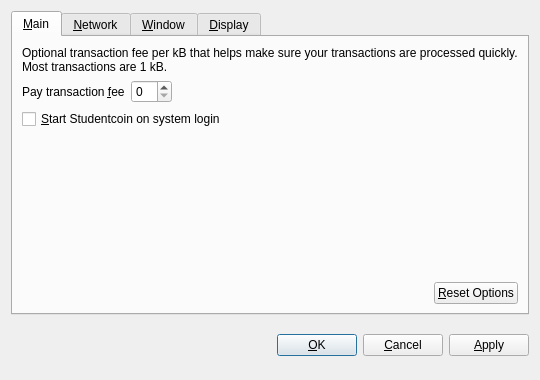
<?xml version="1.0" encoding="UTF-8"?>
<ui version="4.0">
 <class>OptionsDialog</class>
 <widget class="QDialog" name="OptionsDialog">
  <property name="geometry">
   <rect>
    <x>0</x>
    <y>0</y>
    <width>540</width>
    <height>380</height>
   </rect>
  </property>
  <property name="windowTitle">
   <string>Options</string>
  </property>
  <property name="modal">
   <bool>true</bool>
  </property>
  <layout class="QVBoxLayout" name="verticalLayout">
   <item>
    <widget class="QTabWidget" name="tabWidget">
     <property name="tabPosition">
      <enum>QTabWidget::North</enum>
     </property>
     <property name="currentIndex">
      <number>0</number>
     </property>
     <widget class="QWidget" name="tabMain">
      <attribute name="title">
       <string>&amp;Main</string>
      </attribute>
      <layout class="QVBoxLayout" name="verticalLayout_Main">
       <item>
        <widget class="QLabel" name="transactionFeeInfoLabel">
         <property name="text">
          <string>Optional transaction fee per kB that helps make sure your transactions are processed quickly. Most transactions are 1 kB.</string>
         </property>
         <property name="textFormat">
          <enum>Qt::PlainText</enum>
         </property>
         <property name="wordWrap">
          <bool>true</bool>
         </property>
        </widget>
       </item>
       <item>
        <layout class="QHBoxLayout" name="horizontalLayout_1_Main">
         <item>
          <widget class="QLabel" name="transactionFeeLabel">
           <property name="text">
            <string>Pay transaction &amp;fee</string>
           </property>
           <property name="textFormat">
            <enum>Qt::PlainText</enum>
           </property>
           <property name="buddy">
            <cstring>transactionFee</cstring>
           </property>
          </widget>
         </item>
         <item>
          <widget class="BitcoinAmountField" name="transactionFee"/>
         </item>
         <item>
          <spacer name="horizontalSpacer_1_Main">
           <property name="orientation">
            <enum>Qt::Horizontal</enum>
           </property>
           <property name="sizeHint" stdset="0">
            <size>
             <width>40</width>
             <height>20</height>
            </size>
           </property>
          </spacer>
         </item>
        </layout>
       </item>
       <item>
        <widget class="QCheckBox" name="bitcoinAtStartup">
         <property name="toolTip">
          <string>Automatically start Studentcoin after logging in to the system.</string>
         </property>
         <property name="text">
          <string>&amp;Start Studentcoin on system login</string>
         </property>
        </widget>
       </item>
       <item>
        <spacer name="verticalSpacer_Main">
         <property name="orientation">
          <enum>Qt::Vertical</enum>
         </property>
         <property name="sizeHint" stdset="0">
          <size>
           <width>20</width>
           <height>40</height>
          </size>
         </property>
        </spacer>
       </item>
       <item>
        <layout class="QHBoxLayout" name="horizontalLayout_2_Main">
         <item>
          <spacer name="horizontalSpacer_2_Main">
           <property name="orientation">
            <enum>Qt::Horizontal</enum>
           </property>
           <property name="sizeHint" stdset="0">
            <size>
             <width>40</width>
             <height>20</height>
            </size>
           </property>
          </spacer>
         </item>
         <item>
          <widget class="QPushButton" name="resetButton">
           <property name="toolTip">
            <string>Reset all client options to default.</string>
           </property>
           <property name="text">
            <string>&amp;Reset Options</string>
           </property>
           <property name="autoDefault">
            <bool>false</bool>
           </property>
          </widget>
         </item>
        </layout>
       </item>
      </layout>
     </widget>
     <widget class="QWidget" name="tabNetwork">
      <attribute name="title">
       <string>&amp;Network</string>
      </attribute>
      <layout class="QVBoxLayout" name="verticalLayout_Network">
       <item>
        <widget class="QCheckBox" name="mapPortUpnp">
         <property name="toolTip">
          <string>Automatically open the Studentcoin client port on the router. This only works when your router supports UPnP and it is enabled.</string>
         </property>
         <property name="text">
          <string>Map port using &amp;UPnP</string>
         </property>
        </widget>
       </item>
       <item>
        <widget class="QCheckBox" name="connectSocks">
         <property name="toolTip">
          <string>Connect to the Studentcoin network through a SOCKS proxy (e.g. when connecting through Tor).</string>
         </property>
         <property name="text">
          <string>&amp;Connect through SOCKS proxy:</string>
         </property>
        </widget>
       </item>
       <item>
        <layout class="QHBoxLayout" name="horizontalLayout_Network">
         <item>
          <widget class="QLabel" name="proxyIpLabel">
           <property name="text">
            <string>Proxy &amp;IP:</string>
           </property>
           <property name="textFormat">
            <enum>Qt::PlainText</enum>
           </property>
           <property name="buddy">
            <cstring>proxyIp</cstring>
           </property>
          </widget>
         </item>
         <item>
          <widget class="QValidatedLineEdit" name="proxyIp">
           <property name="maximumSize">
            <size>
             <width>140</width>
             <height>16777215</height>
            </size>
           </property>
           <property name="toolTip">
            <string>IP address of the proxy (e.g. 127.0.0.1)</string>
           </property>
          </widget>
         </item>
         <item>
          <widget class="QLabel" name="proxyPortLabel">
           <property name="text">
            <string>&amp;Port:</string>
           </property>
           <property name="textFormat">
            <enum>Qt::PlainText</enum>
           </property>
           <property name="buddy">
            <cstring>proxyPort</cstring>
           </property>
          </widget>
         </item>
         <item>
          <widget class="QLineEdit" name="proxyPort">
           <property name="maximumSize">
            <size>
             <width>55</width>
             <height>16777215</height>
            </size>
           </property>
           <property name="toolTip">
            <string>Port of the proxy (e.g. 9050)</string>
           </property>
          </widget>
         </item>
         <item>
          <widget class="QLabel" name="socksVersionLabel">
           <property name="text">
            <string>SOCKS &amp;Version:</string>
           </property>
           <property name="textFormat">
            <enum>Qt::PlainText</enum>
           </property>
           <property name="buddy">
            <cstring>socksVersion</cstring>
           </property>
          </widget>
         </item>
         <item>
          <widget class="QValueComboBox" name="socksVersion">
           <property name="toolTip">
            <string>SOCKS version of the proxy (e.g. 5)</string>
           </property>
          </widget>
         </item>
         <item>
          <spacer name="horizontalSpacer_Network">
           <property name="orientation">
            <enum>Qt::Horizontal</enum>
           </property>
           <property name="sizeHint" stdset="0">
            <size>
             <width>40</width>
             <height>20</height>
            </size>
           </property>
          </spacer>
         </item>
        </layout>
       </item>
       <item>
        <spacer name="verticalSpacer_Network">
         <property name="orientation">
          <enum>Qt::Vertical</enum>
         </property>
         <property name="sizeHint" stdset="0">
          <size>
           <width>20</width>
           <height>40</height>
          </size>
         </property>
        </spacer>
       </item>
      </layout>
     </widget>
     <widget class="QWidget" name="tabWindow">
      <attribute name="title">
       <string>&amp;Window</string>
      </attribute>
      <layout class="QVBoxLayout" name="verticalLayout_Window">
       <item>
        <widget class="QCheckBox" name="minimizeToTray">
         <property name="toolTip">
          <string>Show only a tray icon after minimizing the window.</string>
         </property>
         <property name="text">
          <string>&amp;Minimize to the tray instead of the taskbar</string>
         </property>
        </widget>
       </item>
       <item>
        <widget class="QCheckBox" name="minimizeOnClose">
         <property name="toolTip">
          <string>Minimize instead of exit the application when the window is closed. When this option is enabled, the application will be closed only after selecting Quit in the menu.</string>
         </property>
         <property name="text">
          <string>M&amp;inimize on close</string>
         </property>
        </widget>
       </item>
       <item>
        <spacer name="verticalSpacer_Window">
         <property name="orientation">
          <enum>Qt::Vertical</enum>
         </property>
         <property name="sizeHint" stdset="0">
          <size>
           <width>20</width>
           <height>40</height>
          </size>
         </property>
        </spacer>
       </item>
      </layout>
     </widget>
     <widget class="QWidget" name="tabDisplay">
      <attribute name="title">
       <string>&amp;Display</string>
      </attribute>
      <layout class="QVBoxLayout" name="verticalLayout_Display">
       <item>
        <layout class="QHBoxLayout" name="horizontalLayout_1_Display">
         <item>
          <widget class="QLabel" name="langLabel">
           <property name="text">
            <string>User Interface &amp;language:</string>
           </property>
           <property name="textFormat">
            <enum>Qt::PlainText</enum>
           </property>
           <property name="buddy">
            <cstring>lang</cstring>
           </property>
          </widget>
         </item>
         <item>
          <widget class="QValueComboBox" name="lang">
           <property name="toolTip">
            <string>The user interface language can be set here. This setting will take effect after restarting Studentcoin.</string>
           </property>
          </widget>
         </item>
        </layout>
       </item>
       <item>
        <layout class="QHBoxLayout" name="horizontalLayout_2_Display">
         <item>
          <widget class="QLabel" name="unitLabel">
           <property name="text">
            <string>&amp;Unit to show amounts in:</string>
           </property>
           <property name="textFormat">
            <enum>Qt::PlainText</enum>
           </property>
           <property name="buddy">
            <cstring>unit</cstring>
           </property>
          </widget>
         </item>
         <item>
          <widget class="QValueComboBox" name="unit">
           <property name="toolTip">
            <string>Choose the default subdivision unit to show in the interface and when sending coins.</string>
           </property>
          </widget>
         </item>
        </layout>
       </item>
       <item>
        <widget class="QCheckBox" name="displayAddresses">
         <property name="toolTip">
          <string>Whether to show Studentcoin addresses in the transaction list or not.</string>
         </property>
         <property name="text">
          <string>&amp;Display addresses in transaction list</string>
         </property>
        </widget>
       </item>
       <item>
        <widget class="QCheckBox" name="coinControlFeatures">
         <property name="toolTip">
          <string>Whether to show coin control features or not.</string>
         </property>
         <property name="text">
          <string>Display coin &amp;control features (experts only!)</string>
         </property>
        </widget>
       </item>
       <item>
        <spacer name="verticalSpacer_Display">
         <property name="orientation">
          <enum>Qt::Vertical</enum>
         </property>
         <property name="sizeHint" stdset="0">
          <size>
           <width>20</width>
           <height>40</height>
          </size>
         </property>
        </spacer>
       </item>
      </layout>
     </widget>
    </widget>
   </item>
   <item>
    <layout class="QHBoxLayout" name="horizontalLayout_Buttons">
     <item>
      <spacer name="horizontalSpacer_1">
       <property name="orientation">
        <enum>Qt::Horizontal</enum>
       </property>
       <property name="sizeHint" stdset="0">
        <size>
         <width>40</width>
         <height>48</height>
        </size>
       </property>
      </spacer>
     </item>
     <item>
      <widget class="QLabel" name="statusLabel">
       <property name="font">
        <font>
         <weight>75</weight>
         <bold>true</bold>
        </font>
       </property>
       <property name="text">
        <string/>
       </property>
       <property name="textFormat">
        <enum>Qt::PlainText</enum>
       </property>
       <property name="wordWrap">
        <bool>true</bool>
       </property>
      </widget>
     </item>
     <item>
      <spacer name="horizontalSpacer_2">
       <property name="orientation">
        <enum>Qt::Horizontal</enum>
       </property>
       <property name="sizeHint" stdset="0">
        <size>
         <width>40</width>
         <height>48</height>
        </size>
       </property>
      </spacer>
     </item>
     <item>
      <widget class="QPushButton" name="okButton">
       <property name="text">
        <string>&amp;OK</string>
       </property>
      </widget>
     </item>
     <item>
      <widget class="QPushButton" name="cancelButton">
       <property name="text">
        <string>&amp;Cancel</string>
       </property>
       <property name="autoDefault">
        <bool>false</bool>
       </property>
      </widget>
     </item>
     <item>
      <widget class="QPushButton" name="applyButton">
       <property name="text">
        <string>&amp;Apply</string>
       </property>
       <property name="autoDefault">
        <bool>false</bool>
       </property>
      </widget>
     </item>
    </layout>
   </item>
  </layout>
 </widget>
 <customwidgets>
  <customwidget>
   <class>BitcoinAmountField</class>
   <extends>QSpinBox</extends>
   <header>bitcoinamountfield.h</header>
  </customwidget>
  <customwidget>
   <class>QValueComboBox</class>
   <extends>QComboBox</extends>
   <header>qvaluecombobox.h</header>
  </customwidget>
  <customwidget>
   <class>QValidatedLineEdit</class>
   <extends>QLineEdit</extends>
   <header>qvalidatedlineedit.h</header>
  </customwidget>
 </customwidgets>
 <resources/>
 <connections/>
</ui>
